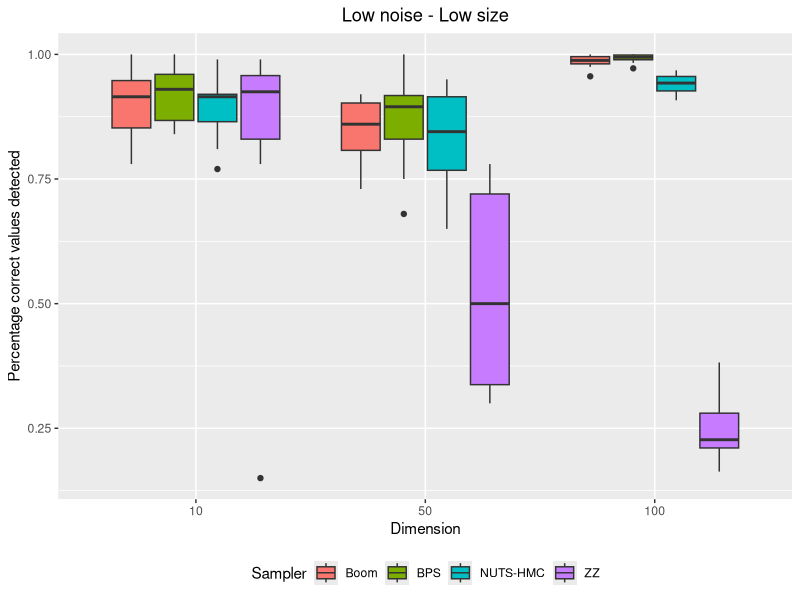

Here is the R script that generated this plot:
# plot by number of dimensions
library(ggplot2)

perCorrect_bk_d10_n100_slow = read.csv("perCorrect_bk_d10_n100_slow.csv")
perCorrect_zz_d10_n100_slow = read.csv("perCorrect_zz_d10_n100_slow.csv")
perCorrect_hmc_d10_n100_slow = read.csv("perCorrect_hmc_d10_n100_slow.csv")
perCorrect_bps_d10_n100_slow = read.csv("perCorrect_bps_d10_n100_slow.csv")
perCorrect_bk_d50_n100_slow = read.csv("perCorrect_bk_d50_n100_slow.csv")
perCorrect_zz_d50_n100_slow = read.csv("perCorrect_zz_d50_n100_slow.csv")
perCorrect_hmc_d50_n100_slow = read.csv("perCorrect_hmc_d50_n100_slow.csv")
perCorrect_bps_d50_n100_slow = read.csv("perCorrect_bps_d50_n100_slow.csv")
perCorrect_bk_d100_n1000_slow = read.csv("perCorrect_bk_d100_n1000_slow.csv")
perCorrect_zz_d100_n1000_slow = read.csv("perCorrect_zz_d100_n1000_slow.csv")
perCorrect_hmc_d100_n1000_slow = read.csv("perCorrect_hmc_d100_n1000_slow.csv")
perCorrect_bps_d100_n1000_slow = read.csv("perCorrect_bps_d100_n1000_slow.csv")

#dataframe creation 
perCorrect_d10 = c(perCorrect_bk_d10_n100_slow$X0,perCorrect_bps_d10_n100_slow$X0,perCorrect_zz_d10_n100_slow$X0,perCorrect_hmc_d10_n100_slow$X0)
perCorrect_d50 = c(perCorrect_bk_d50_n100_slow$X0,perCorrect_bps_d50_n100_slow$X0,perCorrect_zz_d50_n100_slow$X0,perCorrect_hmc_d50_n100_slow$X0)
perCorrect_d100 = c(perCorrect_bk_d100_n1000_slow$X0,perCorrect_bps_d100_n1000_slow$X0,perCorrect_zz_d100_n1000_slow$X0,perCorrect_hmc_d100_n1000_slow$X0)
perCorrect_val = c(perCorrect_d10, perCorrect_d50, perCorrect_d100)
perCorrect = c("10", "50", "100")
d_val = rep(perCorrect, each=40)
samplers = c("Boom", "BPS", "ZZ", "NUTS-HMC")
s_val = c(rep(samplers, each=10),rep(samplers, each=10),rep(samplers, each=10))

df = data.frame(d_val, perCorrect_val, s_val)

#plot 
png("perCorrect_by_dimension_nlow_slow.png", units="in", width=5, height=5, res=600)
ggplot(df, aes(x=factor(d_val, level=c("10", "50", "100")), y=perCorrect_val, fill=s_val)) + 
  geom_boxplot() + xlab("Dimension") + ylab("Percentage correct values detected") + ggtitle("Low noise - Low size")+ labs(fill='Sampler') + theme(plot.title = element_text(hjust = 0.5), legend.position="bottom")
dev.off()
